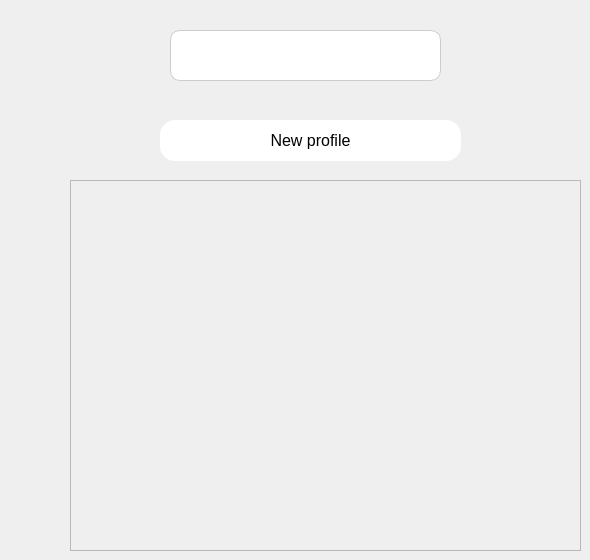
    <widget class="QWidget" name="profilePage">
     <widget class="QTextBrowser" name="searchProfile">
      <property name="geometry">
       <rect>
        <x>170</x>
        <y>30</y>
        <width>271</width>
        <height>51</height>
       </rect>
      </property>
      <property name="styleSheet">
       <string notr="true">QTextBrowser {
    background-color: white;
    border-radius: 10px;
    border: 1px solid #ccc;
    padding: 8px;
    color: black;
    font-size: 14px;
    font-family: Arial, sans-serif;
}</string>
      </property>
     </widget>
     <widget class="QPushButton" name="newProfileButton">
      <property name="geometry">
       <rect>
        <x>160</x>
        <y>120</y>
        <width>301</width>
        <height>41</height>
       </rect>
      </property>
      <property name="styleSheet">
       <string notr="true">QPushButton {
    border-radius: 15px;
    background-color: #ffffff;
    color: black;
    font-size: 16px;
    padding: 10px;
}

QPushButton:hover {
    background-color: #f0f0f0;
    color: #90ee90;
}</string>
      </property>
      <property name="text">
       <string>New profile</string>
      </property>
     </widget>
     <widget class="QFrame" name="profileLists">
      <property name="geometry">
       <rect>
        <x>70</x>
        <y>180</y>
        <width>511</width>
        <height>371</height>
       </rect>
      </property>
      <property name="frameShape">
       <enum>QFrame::StyledPanel</enum>
      </property>
      <property name="frameShadow">
       <enum>QFrame::Raised</enum>
      </property>
     </widget>
    </widget>
